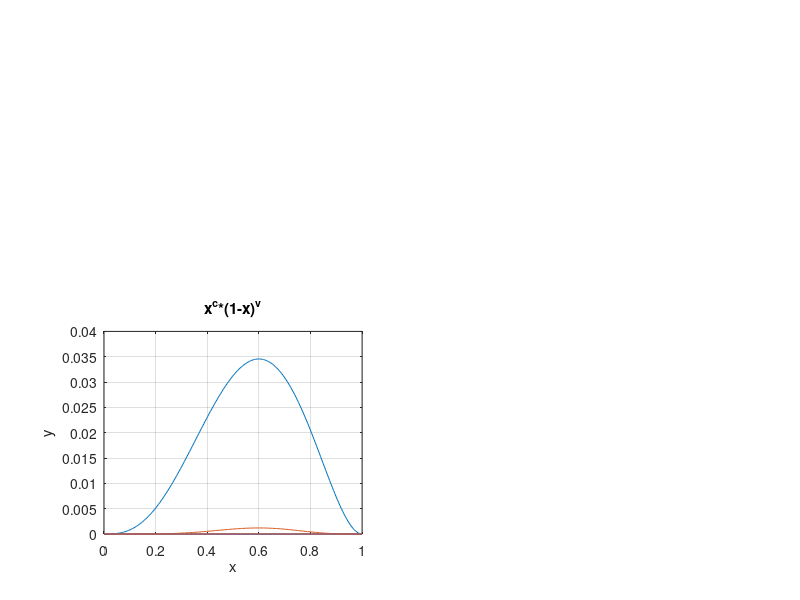

Source code (MATLAB): (Note: this script raises an error after producing the figure.)
v=0;
subplot(2,2,3);
a=0;
b=1;
t=['x^c*(1-x)^v'];
x=linspace(a,b,200);
for i=1:4
    v=2*i;
    c=3*i;
    f=@(x) (x.^c).*(1.-x).^v;
plot(x,f(x));
hold on;
end
grid on;
xlabel('x'); ylabel('y'); title(t);
xr=ginput(2);
for i=1:4
     f=@(x)  (x.^c).*(1.-x).^v;
    v=2*i;
    c=3*i;
[x_m,y_m]=fminbnd(f,xr(1,1),xr(2,1));
hold on
plot(x_m,y_m,'r*',xr(1,1),xr(1,2),'g*',xr(2,1),xr(2,2),'g*');
end